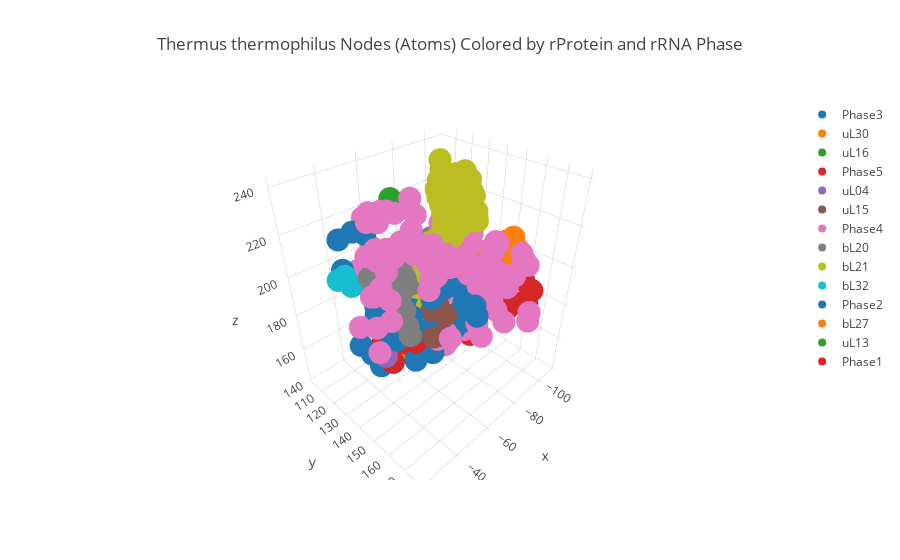

Notebook cell for this chart:
### Code cell
plot_nodes(lv5_df.loc[lv5_df.partition == 1])
